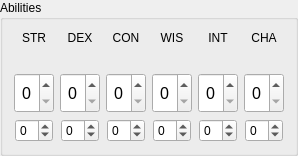
            <widget class="QGroupBox" name="groupBox_10">
             <property name="title">
              <string>Abilities</string>
             </property>
             <layout class="QHBoxLayout" name="horizontalLayout_36">
              <item>
               <layout class="QGridLayout" name="gridLayout_3">
                <property name="sizeConstraint">
                 <enum>QLayout::SetDefaultConstraint</enum>
                </property>
                <item row="0" column="3">
                 <layout class="QVBoxLayout" name="wis_layout">
                  <item>
                   <layout class="QHBoxLayout" name="horizontalLayout_27">
                    <item>
                     <widget class="QLabel" name="wis_title">
                      <property name="sizePolicy">
                       <sizepolicy hsizetype="Preferred" vsizetype="Fixed">
                        <horstretch>0</horstretch>
                        <verstretch>0</verstretch>
                       </sizepolicy>
                      </property>
                      <property name="minimumSize">
                       <size>
                        <width>0</width>
                        <height>36</height>
                       </size>
                      </property>
                      <property name="frameShape">
                       <enum>QFrame::NoFrame</enum>
                      </property>
                      <property name="text">
                       <string>WIS</string>
                      </property>
                      <property name="scaledContents">
                       <bool>true</bool>
                      </property>
                      <property name="alignment">
                       <set>Qt::AlignHCenter|Qt::AlignTop</set>
                      </property>
                     </widget>
                    </item>
                   </layout>
                  </item>
                  <item>
                   <layout class="QHBoxLayout" name="horizontalLayout_3">
                    <item>
                     <widget class="QSpinBox" name="WIS">
                      <property name="sizePolicy">
                       <sizepolicy hsizetype="Maximum" vsizetype="Fixed">
                        <horstretch>0</horstretch>
                        <verstretch>0</verstretch>
                       </sizepolicy>
                      </property>
                      <property name="minimumSize">
                       <size>
                        <width>40</width>
                        <height>40</height>
                       </size>
                      </property>
                      <property name="font">
                       <font>
                        <family>Arial</family>
                        <pointsize>12</pointsize>
                       </font>
                      </property>
                      <property name="alignment">
                       <set>Qt::AlignCenter</set>
                      </property>
                      <property name="showGroupSeparator" stdset="0">
                       <bool>false</bool>
                      </property>
                     </widget>
                    </item>
                   </layout>
                  </item>
                  <item>
                   <layout class="QHBoxLayout" name="horizontalLayout_33">
                    <item>
                     <widget class="QSpinBox" name="WIS_MOD">
                      <property name="sizePolicy">
                       <sizepolicy hsizetype="Maximum" vsizetype="Fixed">
                        <horstretch>0</horstretch>
                        <verstretch>0</verstretch>
                       </sizepolicy>
                      </property>
                      <property name="minimum">
                       <number>-5</number>
                      </property>
                      <property name="maximum">
                       <number>5</number>
                      </property>
                     </widget>
                    </item>
                   </layout>
                  </item>
                 </layout>
                </item>
                <item row="0" column="5">
                 <layout class="QVBoxLayout" name="cha_layout">
                  <item>
                   <layout class="QHBoxLayout" name="horizontalLayout_29">
                    <item>
                     <widget class="QLabel" name="cha_title">
                      <property name="sizePolicy">
                       <sizepolicy hsizetype="Preferred" vsizetype="Fixed">
                        <horstretch>0</horstretch>
                        <verstretch>0</verstretch>
                       </sizepolicy>
                      </property>
                      <property name="minimumSize">
                       <size>
                        <width>0</width>
                        <height>36</height>
                       </size>
                      </property>
                      <property name="frameShape">
                       <enum>QFrame::NoFrame</enum>
                      </property>
                      <property name="text">
                       <string>CHA</string>
                      </property>
                      <property name="scaledContents">
                       <bool>true</bool>
                      </property>
                      <property name="alignment">
                       <set>Qt::AlignHCenter|Qt::AlignTop</set>
                      </property>
                     </widget>
                    </item>
                   </layout>
                  </item>
                  <item>
                   <layout class="QHBoxLayout" name="horizontalLayout_3">
                    <item>
                     <widget class="QSpinBox" name="CHA">
                      <property name="sizePolicy">
                       <sizepolicy hsizetype="Maximum" vsizetype="Fixed">
                        <horstretch>0</horstretch>
                        <verstretch>0</verstretch>
                       </sizepolicy>
                      </property>
                      <property name="minimumSize">
                       <size>
                        <width>40</width>
                        <height>40</height>
                       </size>
                      </property>
                      <property name="font">
                       <font>
                        <family>Arial</family>
                        <pointsize>12</pointsize>
                       </font>
                      </property>
                      <property name="alignment">
                       <set>Qt::AlignCenter</set>
                      </property>
                      <property name="showGroupSeparator" stdset="0">
                       <bool>false</bool>
                      </property>
                     </widget>
                    </item>
                   </layout>
                  </item>
                  <item>
                   <layout class="QHBoxLayout" name="horizontalLayout_35">
                    <property name="sizeConstraint">
                     <enum>QLayout::SetDefaultConstraint</enum>
                    </property>
                    <item>
                     <widget class="QSpinBox" name="CHA_MOD">
                      <property name="sizePolicy">
                       <sizepolicy hsizetype="Maximum" vsizetype="Fixed">
                        <horstretch>0</horstretch>
                        <verstretch>0</verstretch>
                       </sizepolicy>
                      </property>
                      <property name="minimum">
                       <number>-5</number>
                      </property>
                      <property name="maximum">
                       <number>5</number>
                      </property>
                     </widget>
                    </item>
                   </layout>
                  </item>
                 </layout>
                </item>
                <item row="0" column="0">
                 <layout class="QVBoxLayout" name="str_layout">
                  <item>
                   <layout class="QHBoxLayout" name="horizontalLayout_17">
                    <item>
                     <widget class="QLabel" name="str_title">
                      <property name="sizePolicy">
                       <sizepolicy hsizetype="Preferred" vsizetype="Fixed">
                        <horstretch>0</horstretch>
                        <verstretch>0</verstretch>
                       </sizepolicy>
                      </property>
                      <property name="minimumSize">
                       <size>
                        <width>0</width>
                        <height>36</height>
                       </size>
                      </property>
                      <property name="frameShape">
                       <enum>QFrame::NoFrame</enum>
                      </property>
                      <property name="text">
                       <string>STR</string>
                      </property>
                      <property name="scaledContents">
                       <bool>true</bool>
                      </property>
                      <property name="alignment">
                       <set>Qt::AlignHCenter|Qt::AlignTop</set>
                      </property>
                     </widget>
                    </item>
                   </layout>
                  </item>
                  <item>
                   <layout class="QHBoxLayout" name="horizontalLayout_3">
                    <item>
                     <widget class="QSpinBox" name="STR">
                      <property name="sizePolicy">
                       <sizepolicy hsizetype="Maximum" vsizetype="Fixed">
                        <horstretch>0</horstretch>
                        <verstretch>0</verstretch>
                       </sizepolicy>
                      </property>
                      <property name="minimumSize">
                       <size>
                        <width>40</width>
                        <height>40</height>
                       </size>
                      </property>
                      <property name="font">
                       <font>
                        <family>Arial</family>
                        <pointsize>12</pointsize>
                       </font>
                      </property>
                      <property name="alignment">
                       <set>Qt::AlignCenter</set>
                      </property>
                      <property name="showGroupSeparator" stdset="0">
                       <bool>false</bool>
                      </property>
                     </widget>
                    </item>
                   </layout>
                  </item>
                  <item>
                   <layout class="QHBoxLayout" name="horizontalLayout_30">
                    <item>
                     <widget class="QSpinBox" name="STR_MOD">
                      <property name="sizePolicy">
                       <sizepolicy hsizetype="Maximum" vsizetype="Fixed">
                        <horstretch>0</horstretch>
                        <verstretch>0</verstretch>
                       </sizepolicy>
                      </property>
                      <property name="minimum">
                       <number>-5</number>
                      </property>
                      <property name="maximum">
                       <number>5</number>
                      </property>
                     </widget>
                    </item>
                   </layout>
                  </item>
                 </layout>
                </item>
                <item row="0" column="4">
                 <layout class="QVBoxLayout" name="int_layout">
                  <item>
                   <layout class="QHBoxLayout" name="horizontalLayout_28">
                    <item>
                     <widget class="QLabel" name="int_title">
                      <property name="sizePolicy">
                       <sizepolicy hsizetype="Preferred" vsizetype="Fixed">
                        <horstretch>0</horstretch>
                        <verstretch>0</verstretch>
                       </sizepolicy>
                      </property>
                      <property name="minimumSize">
                       <size>
                        <width>0</width>
                        <height>36</height>
                       </size>
                      </property>
                      <property name="frameShape">
                       <enum>QFrame::NoFrame</enum>
                      </property>
                      <property name="text">
                       <string>INT</string>
                      </property>
                      <property name="scaledContents">
                       <bool>true</bool>
                      </property>
                      <property name="alignment">
                       <set>Qt::AlignHCenter|Qt::AlignTop</set>
                      </property>
                     </widget>
                    </item>
                   </layout>
                  </item>
                  <item>
                   <layout class="QHBoxLayout" name="horizontalLayout_3">
                    <item>
                     <widget class="QSpinBox" name="INT">
                      <property name="sizePolicy">
                       <sizepolicy hsizetype="Maximum" vsizetype="Fixed">
                        <horstretch>0</horstretch>
                        <verstretch>0</verstretch>
                       </sizepolicy>
                      </property>
                      <property name="minimumSize">
                       <size>
                        <width>40</width>
                        <height>40</height>
                       </size>
                      </property>
                      <property name="font">
                       <font>
                        <family>Arial</family>
                        <pointsize>12</pointsize>
                       </font>
                      </property>
                      <property name="alignment">
                       <set>Qt::AlignCenter</set>
                      </property>
                      <property name="showGroupSeparator" stdset="0">
                       <bool>false</bool>
                      </property>
                     </widget>
                    </item>
                   </layout>
                  </item>
                  <item>
                   <layout class="QHBoxLayout" name="horizontalLayout_34">
                    <item>
                     <widget class="QSpinBox" name="INT_MOD">
                      <property name="sizePolicy">
                       <sizepolicy hsizetype="Maximum" vsizetype="Fixed">
                        <horstretch>0</horstretch>
                        <verstretch>0</verstretch>
                       </sizepolicy>
                      </property>
                      <property name="minimum">
                       <number>-5</number>
                      </property>
                      <property name="maximum">
                       <number>5</number>
                      </property>
                     </widget>
                    </item>
                   </layout>
                  </item>
                 </layout>
                </item>
                <item row="0" column="2">
                 <layout class="QVBoxLayout" name="con_layout">
                  <item>
                   <layout class="QHBoxLayout" name="horizontalLayout_26">
                    <item>
                     <widget class="QLabel" name="con_title">
                      <property name="sizePolicy">
                       <sizepolicy hsizetype="Preferred" vsizetype="Fixed">
                        <horstretch>0</horstretch>
                        <verstretch>0</verstretch>
                       </sizepolicy>
                      </property>
                      <property name="minimumSize">
                       <size>
                        <width>0</width>
                        <height>36</height>
                       </size>
                      </property>
                      <property name="frameShape">
                       <enum>QFrame::NoFrame</enum>
                      </property>
                      <property name="text">
                       <string>CON</string>
                      </property>
                      <property name="scaledContents">
                       <bool>true</bool>
                      </property>
                      <property name="alignment">
                       <set>Qt::AlignHCenter|Qt::AlignTop</set>
                      </property>
                     </widget>
                    </item>
                   </layout>
                  </item>
                  <item>
                   <layout class="QHBoxLayout" name="horizontalLayout_3">
                    <item>
                     <widget class="QSpinBox" name="CON">
                      <property name="sizePolicy">
                       <sizepolicy hsizetype="Maximum" vsizetype="Fixed">
                        <horstretch>0</horstretch>
                        <verstretch>0</verstretch>
                       </sizepolicy>
                      </property>
                      <property name="minimumSize">
                       <size>
                        <width>40</width>
                        <height>40</height>
                       </size>
                      </property>
                      <property name="font">
                       <font>
                        <family>Arial</family>
                        <pointsize>12</pointsize>
                       </font>
                      </property>
                      <property name="alignment">
                       <set>Qt::AlignCenter</set>
                      </property>
                      <property name="showGroupSeparator" stdset="0">
                       <bool>false</bool>
                      </property>
                     </widget>
                    </item>
                   </layout>
                  </item>
                  <item>
                   <layout class="QHBoxLayout" name="horizontalLayout_32">
                    <item>
                     <widget class="QSpinBox" name="CON_MOD">
                      <property name="sizePolicy">
                       <sizepolicy hsizetype="Maximum" vsizetype="Fixed">
                        <horstretch>0</horstretch>
                        <verstretch>0</verstretch>
                       </sizepolicy>
                      </property>
                      <property name="minimum">
                       <number>-5</number>
                      </property>
                      <property name="maximum">
                       <number>5</number>
                      </property>
                     </widget>
                    </item>
                   </layout>
                  </item>
                 </layout>
                </item>
                <item row="0" column="1">
                 <layout class="QVBoxLayout" name="dex_layout">
                  <item>
                   <layout class="QHBoxLayout" name="horizontalLayout_25">
                    <item>
                     <widget class="QLabel" name="dex_title">
                      <property name="sizePolicy">
                       <sizepolicy hsizetype="Preferred" vsizetype="Fixed">
                        <horstretch>0</horstretch>
                        <verstretch>0</verstretch>
                       </sizepolicy>
                      </property>
                      <property name="minimumSize">
                       <size>
                        <width>0</width>
                        <height>36</height>
                       </size>
                      </property>
                      <property name="frameShape">
                       <enum>QFrame::NoFrame</enum>
                      </property>
                      <property name="text">
                       <string>DEX</string>
                      </property>
                      <property name="scaledContents">
                       <bool>true</bool>
                      </property>
                      <property name="alignment">
                       <set>Qt::AlignHCenter|Qt::AlignTop</set>
                      </property>
                     </widget>
                    </item>
                   </layout>
                  </item>
                  <item>
                   <layout class="QHBoxLayout" name="horizontalLayout_3">
                    <item>
                     <widget class="QSpinBox" name="DEX">
                      <property name="sizePolicy">
                       <sizepolicy hsizetype="Maximum" vsizetype="Fixed">
                        <horstretch>0</horstretch>
                        <verstretch>0</verstretch>
                       </sizepolicy>
                      </property>
                      <property name="minimumSize">
                       <size>
                        <width>40</width>
                        <height>40</height>
                       </size>
                      </property>
                      <property name="font">
                       <font>
                        <family>Arial</family>
                        <pointsize>12</pointsize>
                       </font>
                      </property>
                      <property name="alignment">
                       <set>Qt::AlignCenter</set>
                      </property>
                      <property name="showGroupSeparator" stdset="0">
                       <bool>false</bool>
                      </property>
                     </widget>
                    </item>
                   </layout>
                  </item>
                  <item>
                   <layout class="QHBoxLayout" name="horizontalLayout_31">
                    <item>
                     <widget class="QSpinBox" name="DEX_MOD">
                      <property name="sizePolicy">
                       <sizepolicy hsizetype="Maximum" vsizetype="Fixed">
                        <horstretch>0</horstretch>
                        <verstretch>0</verstretch>
                       </sizepolicy>
                      </property>
                      <property name="minimum">
                       <number>-5</number>
                      </property>
                      <property name="maximum">
                       <number>5</number>
                      </property>
                     </widget>
                    </item>
                   </layout>
                  </item>
                 </layout>
                </item>
               </layout>
              </item>
             </layout>
            </widget>
